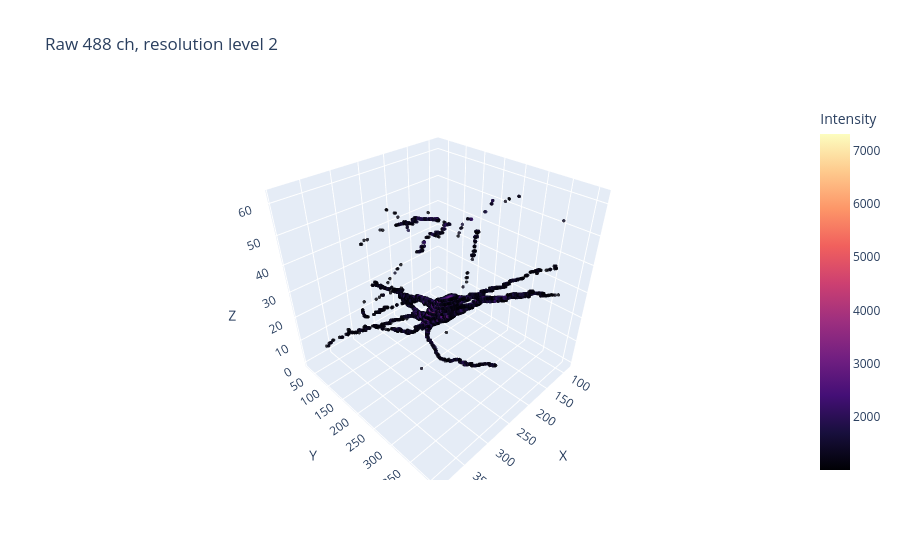

The notebook cell this image was saved under:
### Code cell
# generate 3d scatter plot
fig = go.Figure(data=[go.Scatter3d(
    x=x_idx,
    y=y_idx,
    z=z_idx,
    mode='markers',
    marker=dict(
        size=2,
        color=intensities,  # set color based on intensity
        colorscale='Magma',
        opacity=0.8,
        colorbar=dict(title='Intensity')
    )
)])

fig.update_layout(
    title=(f"Raw 488 ch, resolution level {res_level_3d}"),
    scene=dict(
        xaxis_title='X',
        yaxis_title='Y',
        zaxis_title='Z'
    )
)

fig.show()

### Figure 1 — Plotly figure (JSON) as saved in the notebook; plotly's stock layout.template omitted (floating-point values rounded to 4 significant figures; data arrays with more than 128 entries replaced by an {"elided": "..."} marker saying what was removed)
{"data": [{"marker": {"color": {"elided": "10000 int values"}, "colorbar": {"title": {"text": "Intensity"}}, "colorscale": [[0, "#000004"], [0.1111, "#180f3d"], [0.2222, "#440f76"], [0.3333, "#721f81"], [0.4444, "#9e2f7f"], [0.5556, "#cd4071"], [0.6667, "#f1605d"], [0.7778, "#fd9668"], [0.8889, "#feca8d"], [1, "#fcfdbf"]], "opacity": 0.8, "size": 2}, "mode": "markers", "type": "scatter3d", "x": {"elided": "10000 int values"}, "y": {"elided": "10000 int values"}, "z": {"elided": "10000 int values"}}], "layout": {"scene": {"xaxis": {"title": {"text": "X"}}, "yaxis": {"title": {"text": "Y"}}, "zaxis": {"title": {"text": "Z"}}}, "title": {"text": "Raw 488 ch, resolution level 2"}}}
